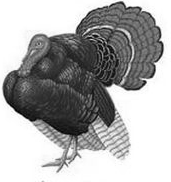
#> input picture packages/Orange3-ImageAnalytics/Orange3-ImageAnalytics-0.11.0.tar.gz/Orange3-ImageAnalytics-0.11.0/orangecontrib/imageanalytics/tests/test_images/example_image_2.pgm, 171 x 182 px
$ python -i imageProcessing.py   (imports and definitions only)   (older library calls are emulated)
#> lines starting #> are read from the running program, lines starting #| are printed output that depends on the picture
#> further down, picture is the input picture: shape (182, 171); min 1, max 255, mean 170.7
import cv2
import numpy as np

# [27 lines left out: function thresholdProcess, not called in this run]

def sobelProcess(grayImage):
    #Sobel 算子
    x=cv2.Sobel(grayImage,cv2.CV_16S,1,0)#对 x 求一阶导数
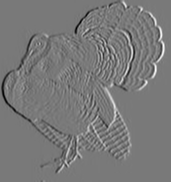
#> x: shape (182, 171) int16; min -828, max 910, mean 0; drawn with min black and max white
    y=cv2.Sobel(grayImage,cv2.CV_16S,0,1)#对 y 求一阶导数
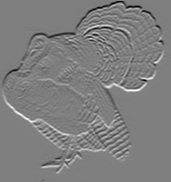
#> y: shape (182, 171) int16; min -867, max 870, mean 0.1; drawn with min black and max white
    absX=cv2.convertScaleAbs(x)
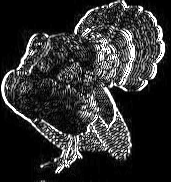
#> absX: shape (182, 171); min 0, max 255, mean 46.8
    absY=cv2.convertScaleAbs(y)
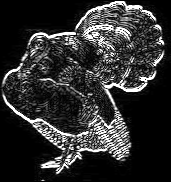
#> absY: shape (182, 171); min 0, max 255, mean 47
    Sobel=cv2.addWeighted(absX,0.5,absY,0.5,0)
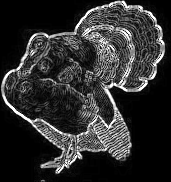
#> Sobel: shape (182, 171); min 0, max 255, mean 46.9
    return Sobel

# [23 lines left out: functions prewittProcess, cannyProcess, getContour, not called in this run]

    #include
    #include "cxcore.h"
    #pragma comment(lib, "cxcore.lib")


>>> import cv2
>>> picture = cv2.imread('../../../../Orange3-ImageAnalytics/Orange3-ImageAnalytics-0.11.0.tar.gz/Orange3-ImageAnalytics-0.11.0/orangecontrib/imageanalytics/tests/test_images/example_image_2.pgm', cv2.IMREAD_GRAYSCALE)
>>> result = sobelProcess(picture)
